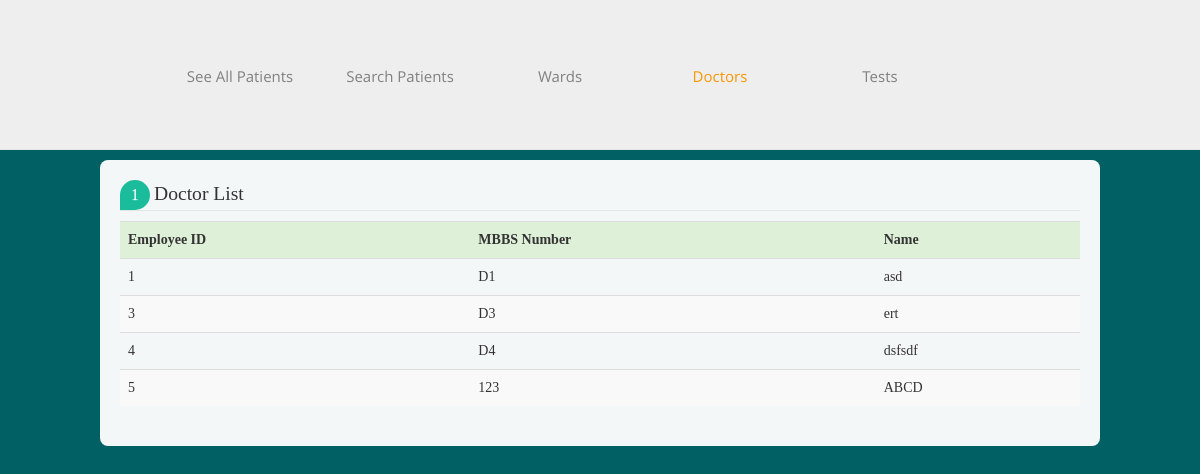
The page /doc/doc_doctors.php on the database its author committed.
### tables this page shows
CREATE TABLE `doctors` (
  `emp_id` int(11) NOT NULL,
  `mbbs_no` varchar(100) NOT NULL,
  `name` varchar(100) NOT NULL,
  `password` varchar(100) NOT NULL
);

### doc/doc_doctors.php (the view, shortened to what this page needs)
<!DOCTYPE html>
<html>
<head>
</head>
<body>
<!DOCTYPE html>
<html>
<head>
</head>
<body style="background-color: #006064;">
<link rel="stylesheet" href="https://maxcdn.bootstrapcdn.com/bootstrap/3.3.7/css/bootstrap.min.css">
<link rel="stylesheet" href="css/style.css" type="text/css">
<div id="header" style="height: 150px;">
    <div>
      <ul id="navigation">
        <li>
          <a href="doc_allpatients.php">See All Patients</a>
        </li>
        <li >
          <a href="search_p.php">Search Patients</a>
        </li>
        <li>
          <a href="doc_wards.php">Wards</a>
        </li>
        <li class="active">
          <a href="doc_doctors.php">Doctors</a>
        </li>
        <li>
          <a href="h_tests.php">Tests</a>
        </li>
      </ul>
    </div>
</div>
<?php
$db = mysqli_connect("localhost","root", "","hospital_sys") or die("Error connecting to database");
$query = "SELECT * FROM doctors ORDER BY emp_id";
$result1 = mysqli_query($db, $query);
?>
<div class = "form-style-5" style=" max-width: 1000px;" >
  <legend ><span class="number">1</span>Doctor List</legend>
  <table class="table table-striped" >
    <tr class="success">
      <th>Employee ID</th>
      <th>MBBS Number</th>
      <th>Name</th>
    </tr>
    <?php while($row1 = mysqli_fetch_array($result1)):;?>
    <tr>
      <td><?php echo $row1[0]; ?></td>
      <td><?php echo $row1[1]; ?></td>
      <td><?php echo $row1[2]; ?></td>
    </tr>
    <?php endwhile; ?>
  </table>
</div>
</body>
</html>
</body>
</html>

### doc/css/style.css (style rules this page uses)
body { background-color: #fff; font-family: 'OpenSans'; margin: 0; }
#header { background-color: #eee; border-bottom: 1px solid #e6e6e6; padding: 27px 0; }
#header > div, #footer > div { width: 920px; margin: 0 auto; padding: 0 20px; }
#navigation { display: inline-block; list-style: none; line-height: 100px; margin: 0; padding: 0; }
#navigation li { float: left; width: 160px; text-align: center; }
#navigation li a { color: #818181; font-size: 15px; line-height: 30px; text-decoration: none; }
#navigation li.active a { color: #f99600; }
.form-style-5 { max-width: 500px; padding: 10px 20px; background: #f4f7f8; margin: 10px auto; padding: 20px; background: #f4f7f8; border-radius: 8px; font-family: Georgia, "Times New Roman", Times, serif; }
.form-style-5 legend { font-size: 1.4em; margin-bottom: 10px; }
.form-style-5 .number { background: #1abc9c; color: #fff; height: 30px; width: 30px; display: inline-block; font-size: 0.8em; margin-right: 4px; line-height: 30px; text-align: center; text-shadow: 0 1px 0 rgba(255,255,255,0.2); border-radius: 15px 15px 15px 0px; }

### rows shown on the page
doctors: emp_id "1", mbbs_no "D1", name "asd"
doctors: emp_id "3", mbbs_no "D3", name "ert"
doctors: emp_id "4", mbbs_no "D4", name "dsfsdf"
doctors: emp_id "5", mbbs_no "123", name "ABCD"
